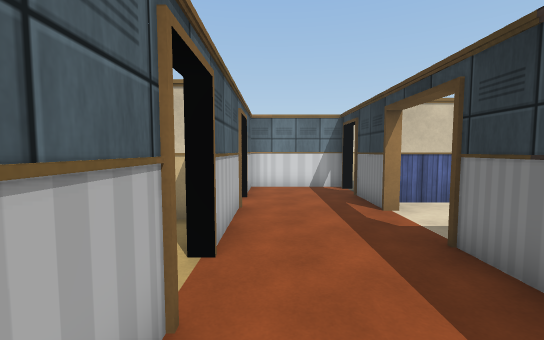
view 1 (above)

19 first-person views from a walk through a scene from a Unity 3-D project. The camera is 1.5 m above the floor, tilts 4° down and sees 90° across. The floor is counted in squares, 1 m on a side. Each view is taken from the middle of a square. On the plan, view 1 faces up. The plan holds only what a view shows up to about 14 squares ahead; the rest is blank. The place goes on beyond the plan. Some surface patterns are stand-ins.

view 2
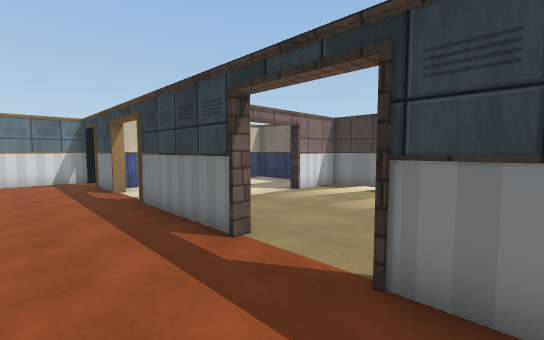

view 3
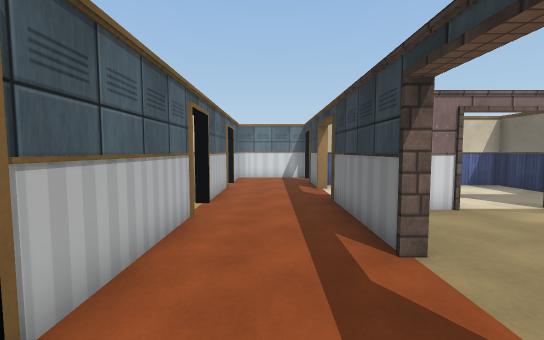

view 4
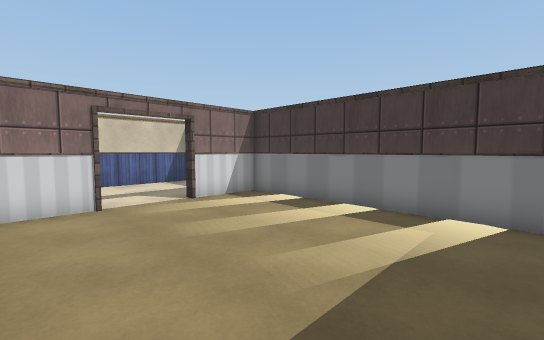

view 5
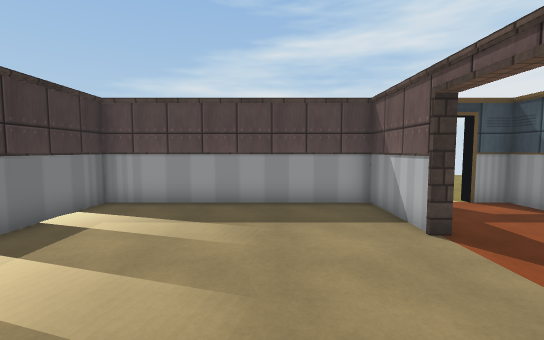

view 6
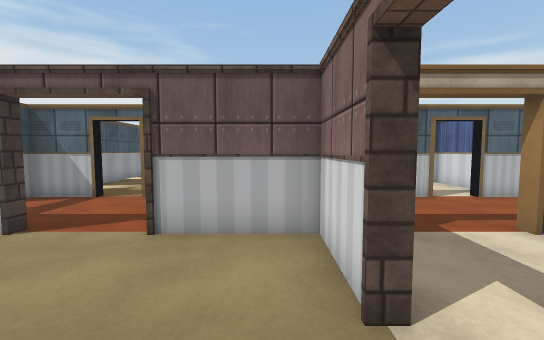

view 7
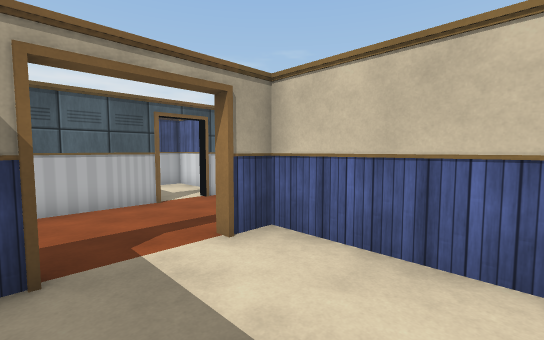

view 8
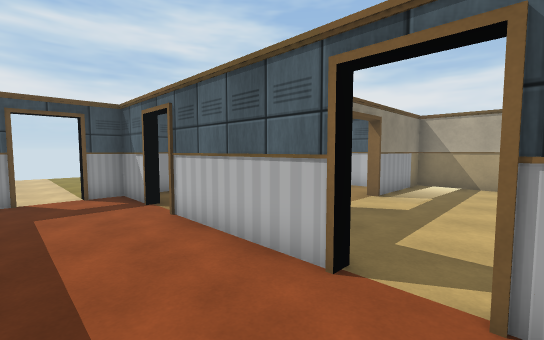

view 9
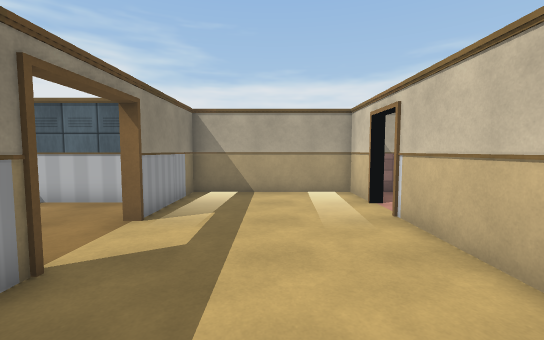

view 10
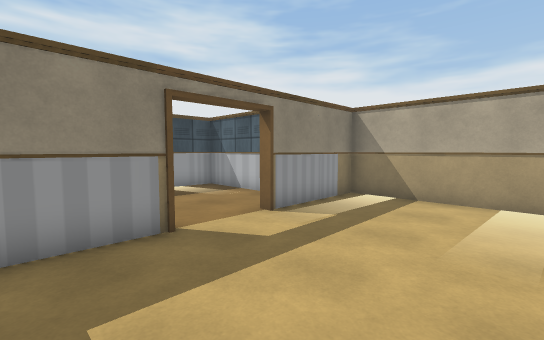

view 11
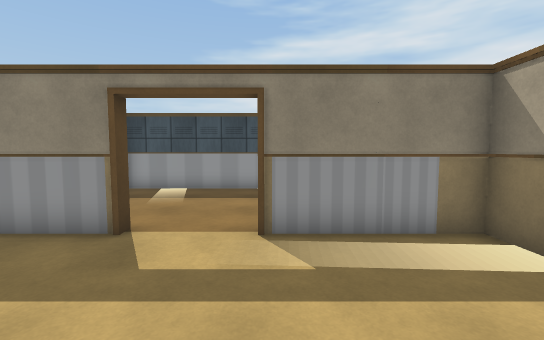

view 12
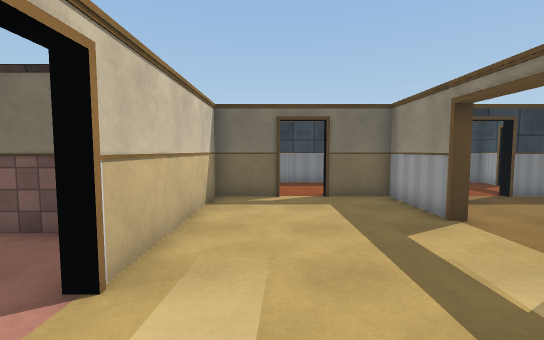

view 13
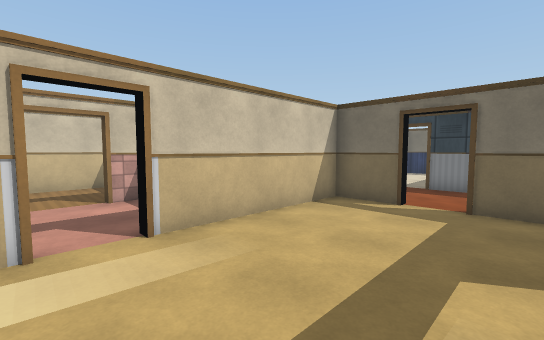

view 14
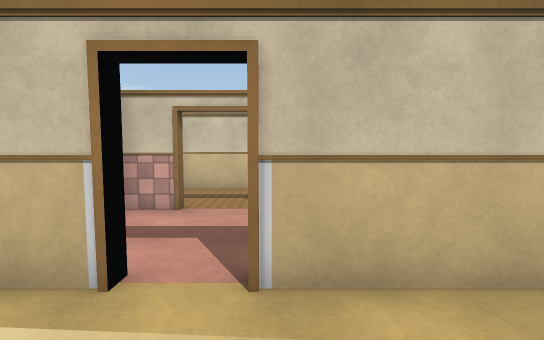

view 15
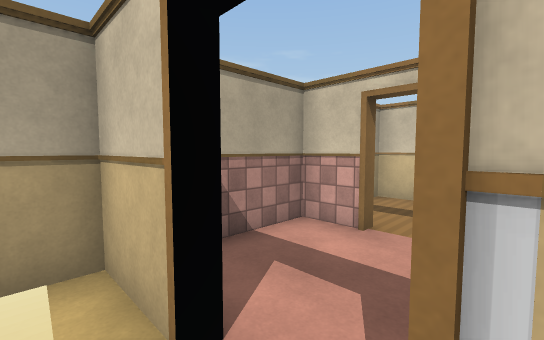

view 16
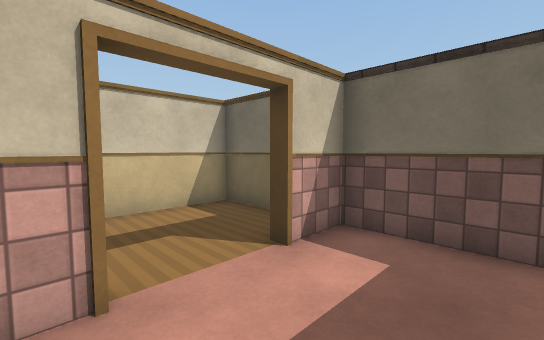

view 17
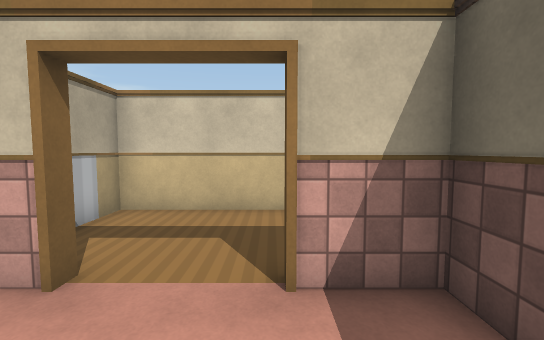

view 18
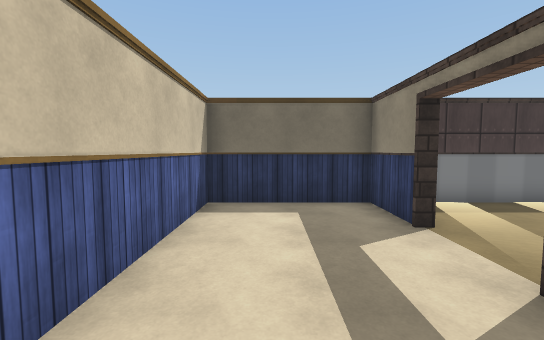

view 19
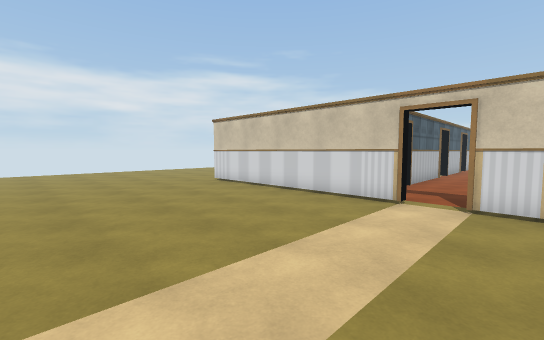

### Floor plan
Points are (right, up) in squares from view 1. A wall is a line through its corners. A room is listed if a view was taken in it or the views show most of it. See-through windows are left out.
Room 1 (views 1, 2, 3, 8, 9, 18)
walls: (-1.1, 2.2) (-0.9, 2.2) (-0.9, -2.2); (3.1, -0.3) (2.9, -0.3) (2.9, 4.2); (3.1, 6.8) (2.9, 6.8) (2.9, 9.2); (-0.9, 7.4) (-0.9, 3.7) (-1.1, 3.7); (-1.1, -3.7) (-0.9, -3.7) (-0.9, -5.9) (0.2, -5.9) (0.2, -6.1); (1.6, -5.9) (2.9, -5.9) (2.9, -2.7) (3.1, -2.7); (-0.9, 11) (-0.9, 8.8) (-1.2, 8.8); (2.9, 11.4) (-0.9, 11.4)
ways out: opening at (3, -1.5) to room 2; opening at (3, 5.5) to room 2; opening at (-1, 3) to room 3; opening at (1, -6) to room 5; opening at (-1, -3) to room 6; opening at (-1, 8); opening at (3, 10)
Room 2 (views 4, 5, 6, 7)
walls: (5.8, 3.2) (5.8, 2.9) (3.1, 2.9) (3.1, -0.3); (3.1, 4.4) (3.1, 3.9); (3.1, -2.7) (3.1, -6.1); (3.1, -5.9) (10.9, -5.9) (10.9, 2.9) (8.3, 2.9) (8.3, 3.1) (10.9, 3.1) (10.9, 7.9) (3.1, 7.9) (3.1, 6.8)
ways out: opening at (3, -1.5) to room 1; opening at (3, 5.5) to room 1
Room 3 (views 10, 11, 12, 13, 14, 15)
walls: (-4.3, -0.2) (-4.3, 0.1) (-1.1, 0.1) (-1.1, 2.2); (-8.6, 5.9) (-10.9, 5.9) (-10.9, 0.1) (-6.8, 0.1) (-6.8, -0.2); (-1.1, 3.7) (-1.1, 5.9) (-7.3, 5.9)
ways out: opening at (-1, 3) to room 1; opening at (-8, 6) to room 4; opening at (-5.5, 0) to room 6
Room 4 (views 16, 17)
walls: (-9.3, 10.2) (-9.3, 9.9) (-10.9, 9.9) (-10.9, 7); (-5.1, 11.9) (-5.1, 13.9) (-10.9, 13.9) (-10.9, 12.2); (-8.9, 6.2) (-8.9, 5.7); (-5.1, 6.9) (-5.1, 9.9) (-6.8, 9.9) (-6.8, 10.2)
ways out: opening at (-8, 6) to room 3
Room 5 (view 19)
walls: (3.1, -6.1) (1.7, -6.1); (0.2, -6.1) (-9, -6.1)
ways out: opening at (1, -6) to room 1
Room 6 (no view inside)
walls: (-8.9, -1.1) (-8.9, -5.9) (-1.2, -5.9); (-1.1, -5) (-1.1, -3.7)
ways out: opening at (-1, -3) to room 1; opening at (-5.5, 0) to room 3

Positions as (right, up) in squares from view 1, and headings:
1: (0, 0), facing up
2: (0, -4), facing up-right
3: (1, -4), facing up
4: (4, -5), facing up-right
5: (6, 2), facing down
6: (8, 2), facing left
7: (7, 4), facing up-left
8: (2, 4), facing down-left
9: (-1, 3), facing left
10: (-2, 5), facing down-left
11: (-7, 5), facing down
12: (-10, 4), facing right
13: (-9, 1), facing up-right
14: (-7, 3), facing up
15: (-7, 5), facing up-left
16: (-10, 7), facing up-right
17: (-7, 7), facing up
18: (3, 6), facing right
19: (3, -14), facing up-left
